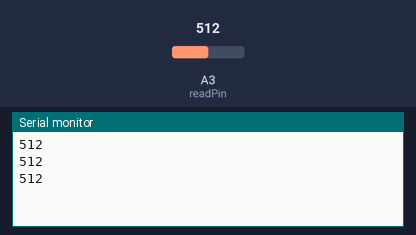
This sketch was run on a simulated Arduino Uno, built with avr-gcc and run on an emulated ATmega328P. Parts: the last lines printed to the serial monitor. The test bench sets the inputs (shaded band); at power-on: A3 (readPin) = 512.

Above: at 1.3 s.
1.4 s: A3 (readPin) set to 716
At 1.9 s:
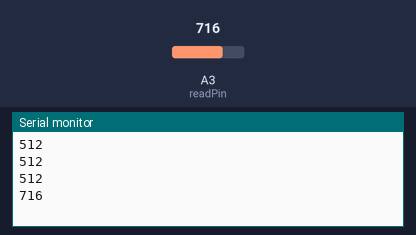
2.9 s: A3 (readPin) set to 900
At 3.4 s:
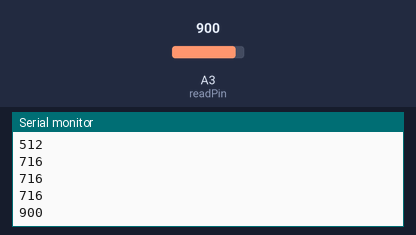
Timing chart, 0 to 5.9 s (numbered marks = the images above; inputs shaded):
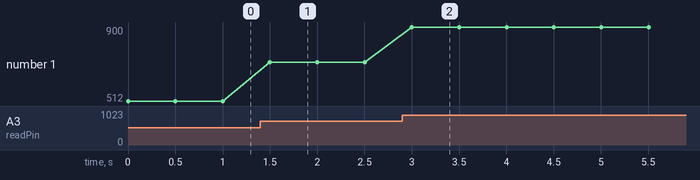

Measured:
- after the input at 1.4 s, the serial monitor: prints a new line after 0.10 s (image 1)
- after the input at 2.9 s, the serial monitor: prints a new line after 0.10 s (image 2)
- plotted number 1: 512 → 716 after the input at 1.4 s, 716 → 900 after the input at 2.9 s

The sketch:

analogRead.ino
```cpp
int readPin = A3;
int v1;
void setup() {
  // put your setup code here, to run once:
  pinMode(readPin , INPUT);
  Serial.begin(9600);
}
void loop() {
  // put your main code here, to run repeatedly:
  v1 = analogRead(readPin);
  Serial.println(v1);
  delay(500);
}
```
